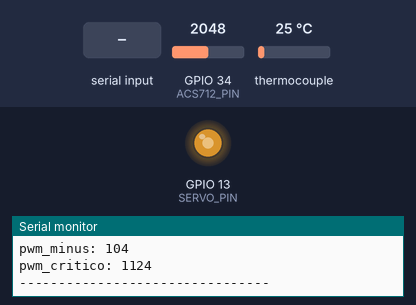
A sketch run on a simulated ESP32. Shown: output pins drawn as LEDs (lit = HIGH), the last lines printed to the serial monitor. The test bench sets the inputs (shaded band); at power-on: GPIO 34 (ACS712_PIN) = 2048, thermocouple 25 °C.

Above: at 2.2 s.
2.3 s: "a90\n" received over Serial
At 5.22 s:
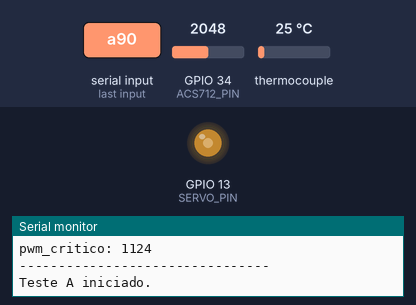
5.3 s: "a,45\n" received over Serial
8.3 s: "a\n" received over Serial
Timing chart, 0 to 17.3 s (numbered marks = the images above; inputs shaded):
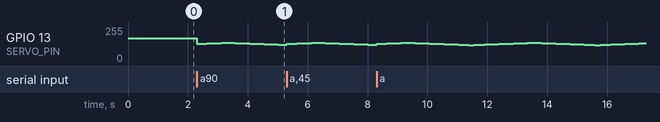

Measured:
- after the input at 2.3 s, GPIO 13 (SERVO_PIN): 170/255 → 129/255 at once, → 130/255 0.10 s later, → 131/255 0.11 s later, → 132/255 0.12 s later, … (25 changes in this stretch)

The sketch:

CodigoESP.ino
```cpp
/*
  Código para ESP32 para controle do servo motor via LEDC e aquisição de dados dos sensores.
  Utiliza:
    - LEDC para geração do sinal PWM para o servo
    - Leitura do sensor de corrente ACS712 (via analogRead)
    - Leitura do sensor de temperatura MAX6675 (com termopar)

  Comandos via Serial:
    "a" - Inicia o teste de carga típica (servo oscila entre neutralPWM ± offset)
    "d" - Semelhante a "a", mas a cada X minutos desvia para um PWM específico por Y segundos
    "s" - Interrompe o teste e posiciona o servo na posição mínima (ou máxima se INVERTE = true)
    Número inteiro (entre PWM_min e PWM_max) - Define o novo neutral (em PWM)

  A tarefa sampleTask é executada em um núcleo dedicado para coletar 100 amostras e enviá-las de uma só vez.
*/

#include <Arduino.h>
#include <SPI.h>
#include <max6675.h>  // Biblioteca compatível com ESP32 para MAX6675

// Definições de pinos
#define SERVO_PIN 13       // Pino de controle do servo
#define ACS712_PIN 34      // Pino analógico para sensor de corrente ACS712
#define THERMO_CLK 18
#define THERMO_CS 5
#define THERMO_DO 19

// Se verdadeiro, o "stop" coloca o servo em PWM_max em vez de PWM_min
#define INVERTE true

// Declara a instância do MAX6675 no escopo global
MAX6675 thermocouple(THERMO_CLK, THERMO_CS, THERMO_DO);

// Configurações do LEDC para o servo
const int ledcChannel = 0;
const int ledcFreq = 333;       // Frequência (~50 Hz para servo)
const int ledcResolution = 16;  // Resolução de 16 bits

// Parâmetros para conversão de ângulo para PWM (em microsegundos)
const float PWM_min = 1000;
const float PWM_max = 2000;
const float angle_min = 0;
const float angle_max = 100;

// Parâmetros gerais do teste
const float angle_plus = 10.5;   // Offset + em graus
const float angle_minus = 10.5;  // Offset - em graus
int neutralPWM = 1515;         // Neutral definido diretamente em PWM
const float speed = 10;        // Velocidade em °/s
float stepPWM = 1;             // Movimento suave (passo)

// Cálculo de limites e frequências
const float res = (angle_max - angle_min) / (PWM_max - PWM_min); // usado para algum cálculo custom
const float freq_att = (res == 0) ? 1 : speed / res;             // evitar div zero
unsigned long delay_ms = (freq_att == 0) ? 10 : (int)(stepPWM / (freq_att / 1000));

// Limites de PWM correspondentes aos offsets
// Note: se quiser offsets em graus, convém converter via map() em vez de dividir por res
int pwm_plus  = (int)(angle_plus  * (1.0 / res));
int pwm_minus = (int)(angle_minus * (1.0 / res));

// Booleans para controlar qual teste está rodando
bool testARunning = false;
bool testDRunning = false;

// Variáveis de oscilação
int currentPWM = neutralPWM;
int direction = 1;

// Timer de atualização do servo
unsigned long lastServoUpdateTime = 0;

// Variáveis para a tarefa de amostragem
String sampleBuffer = "";
int sampleCountGlobal = 0;
const unsigned long sampleInterval = 250; // Intervalo de amostragem (ms)

// Controle de tempo do teste na própria ESP
unsigned long testStartTime = 0; // Armazena o tempo em que o teste começou (millis)

// ---------- parâmetros do teste "d" -----------
float desvioIntervalMin = 20;  // Intervalo, em minutos, entre desvios (ex: 0.1 min = 6s)
float desvioDurationSec = 3.0;  // Duração do desvio, em segundos
const float AnguloCritico = 12.5;           // PWM para onde vamos desviar
const int desvioPWM = (int)(AnguloCritico * (1.0 / res) + PWM_min);           // PWM para onde vamos desviar
bool desvioActive = false;      // Indica se estamos atualmente em desvio
unsigned long lastDesvioTime = 0;      // Marca quando ocorreu o último desvio
unsigned long desvioStartTime = 0;     // Marca o início do desvio
int preDesvioPWM = 0;                 // Valor do PWM antes de iniciar o desvio

// Converte o PWM (em µs) para o duty cycle do LEDC
uint32_t pwmMicrosecondsToDuty(int pwm_us) {
  int period_us = 1000000 / ledcFreq;  // Período em µs
  uint32_t maxDuty = (1 << ledcResolution) - 1;
  return (uint32_t)(((uint64_t)pwm_us * maxDuty) / period_us);
}

// Aplica o PWM no servo via LEDC
void setServoPWM(int pwmValue) {
  uint32_t duty = pwmMicrosecondsToDuty(pwmValue);
  ledcWrite(ledcChannel, duty);
}

// Converte um valor PWM -> Ângulo
int pwmToAngle(int pwm) {
  return map(pwm, (int)PWM_min, (int)PWM_max, (int)angle_min, (int)angle_max);
}

// Converte Ângulo -> PWM
int angleToPWM(int angle) {
  return map(angle, (int)angle_min, (int)angle_max, (int)PWM_min, (int)PWM_max);
}

// Processa os comandos recebidos via Serial
void processSerial() {
  while (Serial.available() > 0) {
    if (isDigit(Serial.peek())) {
      // Recebe um comando numérico (PWM)
      int pwmValue = Serial.parseInt();
      if (pwmValue >= PWM_min && pwmValue <= PWM_max) {
        // Define neutral
        testARunning = false;
        testDRunning = false;
        desvioActive = false;

        neutralPWM = pwmValue;
        currentPWM = neutralPWM;
        setServoPWM(currentPWM);
        int angleVal = pwmToAngle(currentPWM);

        Serial.print("Novo Neutro - Servo posicionado para PWM: ");
        Serial.print(pwmValue);
        Serial.print(" - Ângulo: ");
        Serial.println(angleVal);
      }
    } else {
      char cmd = Serial.read();
      if (cmd == 'a') {
        // Inicia o teste "a"
        testARunning = true;
        testDRunning = false;
        desvioActive = false;

        currentPWM = neutralPWM;
        setServoPWM(currentPWM);
        direction = 1;
        testStartTime = millis();
        lastDesvioTime = testStartTime; // não utilizado em 'a', mas zera por segurança
        Serial.println("Teste A iniciado.");
      }
      else if (cmd == 'd') {
        // Inicia o teste "d"
        testARunning = false;
        testDRunning = true;
        desvioActive = false;

        currentPWM = neutralPWM;
        setServoPWM(currentPWM);
        direction = 1;
        testStartTime = millis();
        lastDesvioTime = testStartTime; // zera para começar a contar
        Serial.println("Teste D iniciado (com desvios periódicos).");
      }
      else if (cmd == 's') {
        // Stop em qualquer teste
        testARunning = false;
        testDRunning = false;
        desvioActive = false;

        if (!INVERTE) {
          currentPWM = (int)PWM_min;
        } else {
          currentPWM = (int)PWM_max;
        }
        setServoPWM(currentPWM);
        Serial.println("Teste interrompido. Servo na posição mínima (ou máxima).");
      }
    }
  }
}

// Lógica de oscilação (igual ao teste "a")
void updateOscillation() {
  // Move o servo a cada 'delay_ms'
  unsigned long now = millis();
  if (now - lastServoUpdateTime >= delay_ms) {
    lastServoUpdateTime = now;

    // Atualiza currentPWM em passos equivalentes ao stepPWM
    currentPWM += direction * (int)stepPWM;

    // Verifica os limites de oscilação
    int limUp   = neutralPWM + pwm_plus;
    int limDown = neutralPWM - pwm_minus;

    if (direction > 0 && currentPWM >= limUp) {
      currentPWM = limUp;
      direction = -1;
    } else if (direction < 0 && currentPWM <= limDown) {
      currentPWM = limDown;
      direction = 1;
    }
    setServoPWM(currentPWM);
  }
}

// Tarefa de amostragem: coleta 100 amostras e envia todas de uma só vez via Serial.
// Rodando em core 1
void sampleTask(void * parameter) {
  for (;;) {
    // Amostra somente se estiver rodando A ou D
    if (testARunning || testDRunning) {
      // Leitura do sensor ACS712 (corrente) - valor bruto
      int acsValue = analogRead(ACS712_PIN);
      float currentMeasurement = acsValue;  // Conversão depende da calibração

      // Leitura da temperatura (°C)
      float temperature = thermocouple.readCelsius();

      // Calcula o ângulo atual do servo
      int angleVal = pwmToAngle(currentPWM);

      // Tempo decorrido
      unsigned long elapsedMs = millis() - testStartTime;
      unsigned int totalSec = elapsedMs / 1000;
      unsigned int mm = totalSec / 60;
      unsigned int ss = totalSec % 60;

      char timeStr[6];
      snprintf(timeStr, sizeof(timeStr), "%02d:%02d", mm, ss);

      // "PWM,temperatura,ângulo,corrente,tempo"
      String sampleLine = String(currentPWM) + ","
                        + String(temperature) + ","
                        + String(angleVal) + ","
                        + String(currentMeasurement) + ","
                        + timeStr + "\n";
      sampleBuffer += sampleLine;
      sampleCountGlobal++;

      if (sampleCountGlobal >= 100) {
        Serial.print(sampleBuffer);
        sampleBuffer = "";
        sampleCountGlobal = 0;
      }
    }
    vTaskDelay(sampleInterval / portTICK_PERIOD_MS);
  }
}

void setup() {
  Serial.begin(115200);

  // Configura o LEDC para o servo
  ledcSetup(ledcChannel, ledcFreq, ledcResolution);
  ledcAttachPin(SERVO_PIN, ledcChannel);

  // Inicializa o servo na posição mínima ou máxima conforme INVERTE
  currentPWM = INVERTE ? (int)PWM_max : (int)PWM_min;
  setServoPWM(currentPWM);
  delay(500);

  Serial.println("Inicializando sensores...");
  delay(500);

  // Exibe alguns valores de debug
  Serial.println("------ Valores de Config ------");
  Serial.print("res: ");       Serial.println(res);
  Serial.print("freq_att: ");  Serial.println(freq_att);
  Serial.print("delay_ms: ");  Serial.println(delay_ms);
  Serial.print("pwm_plus: ");  Serial.println(pwm_plus);
  Serial.print("pwm_minus: "); Serial.println(pwm_minus);
  Serial.print("pwm_critico: "); Serial.println(desvioPWM);
  Serial.println("--------------------------------");

  // Cria a tarefa de amostragem no núcleo 1
  xTaskCreatePinnedToCore(
    sampleTask,   // Função da tarefa
    "SampleTask", // Nome da tarefa
    4096,         // Tamanho da stack
    NULL,         // Parâmetro
    1,            // Prioridade
    NULL,         // Handle da tarefa
    1             // Núcleo (core) 1
  );
}

void loop() {
  processSerial();

  // =============== TESTE "A" ===============
  if (testARunning) {
    updateOscillation();
    return; // não verifica "d" se "a" está rodando
  }

  // =============== TESTE "D" ===============
  if (testDRunning) {
    // 1) Se estamos em desvio, verificar se já acabou o tempo
    if (desvioActive) {
      unsigned long now = millis();
      unsigned long desvioDurationMs = (unsigned long)(desvioDurationSec * 1000.0);

      if ((now - desvioStartTime) >= desvioDurationMs) {
        // Fim do desvio, retorna ao PWM anterior
        desvioActive = false;
        //currentPWM = preDesvioPWM; Volta para o último pwm antes da oscilação
        currentPWM = INVERTE ? (neutralPWM - pwm_plus) : (pwm_minus + neutralPWM);
        //currentPWM = INVERTE ? (pwm_plus + neutralPWM) : (pwm_minus - neutralPWM);
        setServoPWM(currentPWM);
        // Marca o último desvio para recomeçar a contagem
        lastDesvioTime = now;
      }
    }
    else {
      // 2) Se não estamos em desvio, pode ser hora de iniciar um
      unsigned long now = millis();
      unsigned long desvioIntervalMs = (unsigned long)(desvioIntervalMin * 60.0 * 1000.0);

      // Se passou do intervalo, inicia o desvio
      if ((now - lastDesvioTime) >= desvioIntervalMs) {
        desvioActive = true;
        preDesvioPWM = currentPWM; // guarda onde estava
        desvioStartTime = now;

        // Leva o servo para 'desvioPWM'
        currentPWM = desvioPWM;
        setServoPWM(currentPWM);
      }
      else {
        // Se não é hora de desvio, faz a mesma oscilação do teste "a"
        updateOscillation();
      }
    }
  }
}
```
